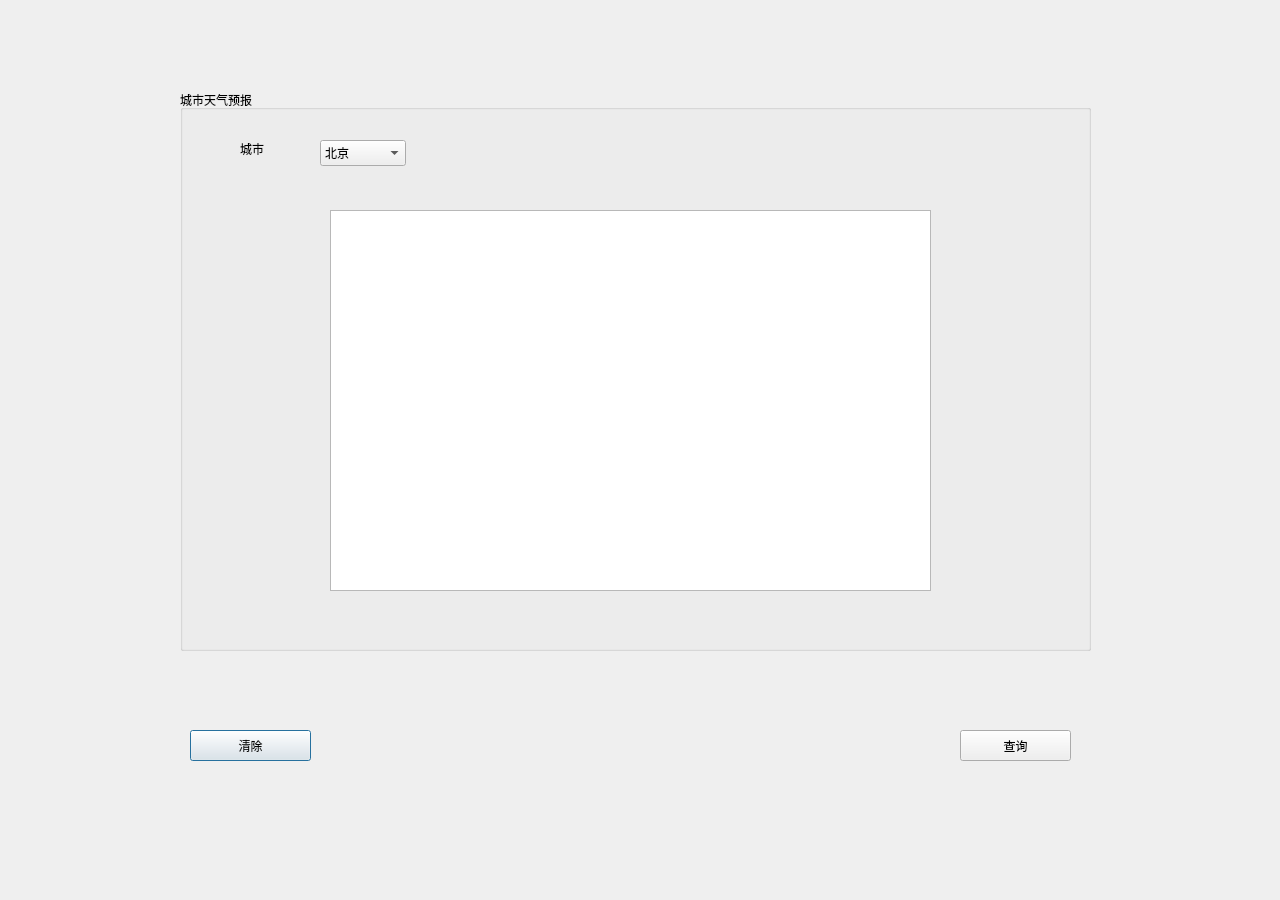
<?xml version="1.0" encoding="UTF-8"?>
<ui version="4.0">
 <class>Dialog</class>
 <widget class="QDialog" name="Dialog">
  <property name="geometry">
   <rect>
    <x>0</x>
    <y>0</y>
    <width>1280</width>
    <height>900</height>
   </rect>
  </property>
  <property name="windowTitle">
   <string>Dialog</string>
  </property>
  <widget class="QGroupBox" name="groupBox">
   <property name="geometry">
    <rect>
     <x>180</x>
     <y>90</y>
     <width>911</width>
     <height>561</height>
    </rect>
   </property>
   <property name="title">
    <string>城市天气预报</string>
   </property>
   <widget class="QComboBox" name="comboBox">
    <property name="geometry">
     <rect>
      <x>140</x>
      <y>50</y>
      <width>86</width>
      <height>26</height>
     </rect>
    </property>
    <item>
     <property name="text">
      <string>北京</string>
     </property>
    </item>
    <item>
     <property name="text">
      <string>苏州</string>
     </property>
    </item>
    <item>
     <property name="text">
      <string>上海</string>
     </property>
    </item>
   </widget>
   <widget class="QLabel" name="label">
    <property name="geometry">
     <rect>
      <x>60</x>
      <y>50</y>
      <width>66</width>
      <height>18</height>
     </rect>
    </property>
    <property name="text">
     <string>城市</string>
    </property>
   </widget>
   <widget class="QTextEdit" name="textEdit">
    <property name="geometry">
     <rect>
      <x>150</x>
      <y>120</y>
      <width>601</width>
      <height>381</height>
     </rect>
    </property>
   </widget>
  </widget>
  <widget class="QPushButton" name="pushButton">
   <property name="geometry">
    <rect>
     <x>190</x>
     <y>730</y>
     <width>121</width>
     <height>31</height>
    </rect>
   </property>
   <property name="text">
    <string>清除</string>
   </property>
  </widget>
  <widget class="QPushButton" name="pushButton_2">
   <property name="geometry">
    <rect>
     <x>960</x>
     <y>730</y>
     <width>111</width>
     <height>31</height>
    </rect>
   </property>
   <property name="text">
    <string>查询</string>
   </property>
  </widget>
 </widget>
 <resources/>
 <connections>
  <connection>
   <sender>pushButton</sender>
   <signal>clicked()</signal>
   <receiver>Dialog</receiver>
   <slot>accept()</slot>
   <hints>
    <hint type="sourcelabel">
     <x>310</x>
     <y>665</y>
    </hint>
    <hint type="destinationlabel">
     <x>639</x>
     <y>449</y>
    </hint>
   </hints>
  </connection>
  <connection>
   <sender>pushButton_2</sender>
   <signal>clicked()</signal>
   <receiver>Dialog</receiver>
   <slot>accept()</slot>
   <hints>
    <hint type="sourcelabel">
     <x>984</x>
     <y>672</y>
    </hint>
    <hint type="destinationlabel">
     <x>639</x>
     <y>449</y>
    </hint>
   </hints>
  </connection>
 </connections>
</ui>
